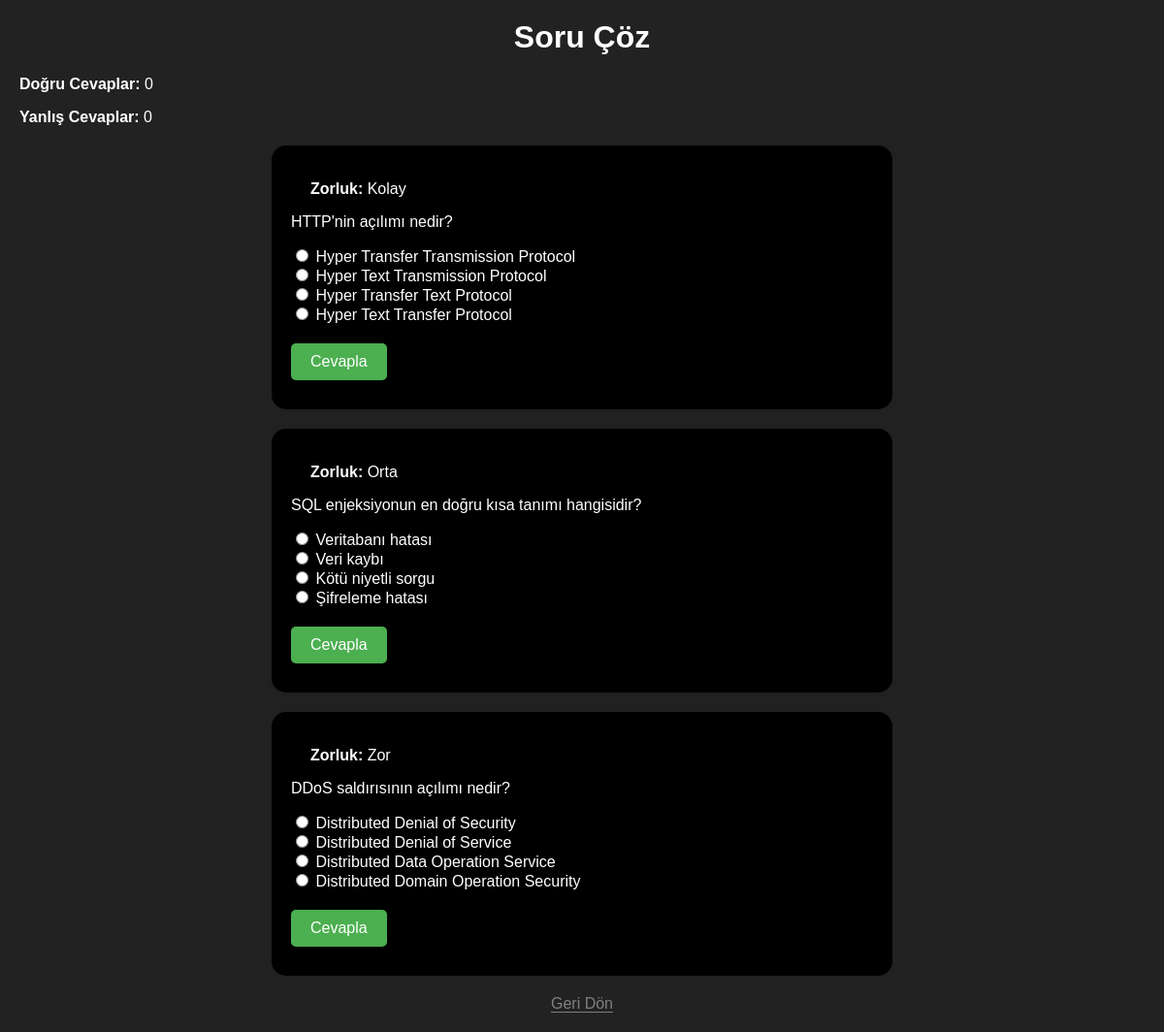
/solve-question.php (signed in), run on the app's committed database.
### tables this page shows
CREATE TABLE "kullanicilar" (
	"id"	INTEGER,
	"kullaniciAdi"	TEXT UNIQUE,
	"parola"	TEXT,
	"rol"	TEXT,
	"dogru"	INTEGER DEFAULT 0,
	"yanlis"	INTEGER DEFAULT 0,
	"skor"	INTEGER DEFAULT 0,
	PRIMARY KEY("id" AUTOINCREMENT)
);

CREATE TABLE "sorular" (
	"id"	INTEGER,
	"soru"	TEXT NOT NULL,
	"secenek_A"	TEXT NOT NULL,
	"secenek_B"	TEXT NOT NULL,
	"secenek_C"	TEXT NOT NULL,
	"secenek_D"	TEXT NOT NULL,
	"cevap"	TEXT NOT NULL,
	"zorluk"	TEXT NOT NULL,
	PRIMARY KEY("id" AUTOINCREMENT)
);

### solve-question.php (the view, shortened to what this page needs)
<?php
include 'db.php';
$user_id = $_SESSION['user_id'];
$stmt = $db->prepare("SELECT dogru, yanlis FROM kullanicilar WHERE id = :user_id");
$stmt->bindParam(':user_id', $user_id, PDO::PARAM_INT);
$stmt->execute();
$user_stats = $stmt->fetch(PDO::FETCH_ASSOC);
$correct_count = $user_stats['dogru'];
$incorrect_count = $user_stats['yanlis'];
$query = "SELECT * FROM sorular WHERE id NOT IN (SELECT soru_id FROM cozumler WHERE kullanici_id = :user_id)";
$stmt = $db->prepare($query);
$stmt->bindParam(':user_id', $user_id, PDO::PARAM_INT);
$stmt->execute();
$sorular = $stmt->fetchAll(PDO::FETCH_ASSOC);
?>
<!DOCTYPE html>
<html lang="en">
<head>
    <link rel="stylesheet" href="css/solve-question.css" />
</head>
<body>
    <h1 class="topTitle">Soru Çöz</h1>
    <div class="status">
        <p><strong>Doğru Cevaplar:</strong> <?php echo htmlspecialchars($correct_count); ?></p>
        <p><strong>Yanlış Cevaplar:</strong> <?php echo htmlspecialchars($incorrect_count); ?></p>
    </div>
    <?php if (empty($sorular)): ?>
        <div class="solvedBox">
            <p>Çözülmemiş soru yok.</p>
        </div>
    <?php else: ?>
        <?php foreach ($sorular as $soru): ?>
            <div class="questBox">
                <p><strong>Zorluk:</strong> <?php echo htmlspecialchars($soru['zorluk']); ?></p>
                <p><?php echo htmlspecialchars($soru['soru']); ?></p>
                <form method="POST" action="">
                    <div class="options">
                        <div>
                            <input type="radio" id="A_<?php echo htmlspecialchars($soru['id']); ?>" name="cevap" value="A" />
                            <label for="A_<?php echo htmlspecialchars($soru['id']); ?>"><?php echo htmlspecialchars($soru['secenek_A']); ?></label>
                        </div>
                        <div>
                            <input type="radio" id="B_<?php echo htmlspecialchars($soru['id']); ?>" name="cevap" value="B" />
                            <label for="B_<?php echo htmlspecialchars($soru['id']); ?>"><?php echo htmlspecialchars($soru['secenek_B']); ?></label>
                        </div>
                        <div>
                            <input type="radio" id="C_<?php echo htmlspecialchars($soru['id']); ?>" name="cevap" value="C" />
                            <label for="C_<?php echo htmlspecialchars($soru['id']); ?>"><?php echo htmlspecialchars($soru['secenek_C']); ?></label>
                        </div>
                        <div>
                            <input type="radio" id="D_<?php echo htmlspecialchars($soru['id']); ?>" name="cevap" value="D" />
                            <label for="D_<?php echo htmlspecialchars($soru['id']); ?>"><?php echo htmlspecialchars($soru['secenek_D']); ?></label>
                        </div>
                    </div>
                    <button type="submit" class="submitBtn">Cevapla</button>
                </form>
            </div>
        <?php endforeach; ?>
    <?php endif; ?>
    <a href="index.php" class="exitLink"><p class="exitTxt">Geri Dön</p></a>
</body>
</html>

### css/solve-question.css (style rules this page uses)
body { font-family: "Poppins", sans-serif; margin: 0; padding: 0; background-color: #222222; color: white; }
.topTitle { text-align: center; margin-top: 20px; }
.questBox { background: black; border-radius: 15px; box-shadow: 0 0 10px rgba(0, 0, 0, 0.1); margin: 20px auto; padding: 20px; width: 50%; }
.options { margin: 10px 0; }
.submitBtn { background-color: #4caf50; border: none; color: white; padding: 10px 20px; text-align: center; text-decoration: none; display: inline-block; font-size: 16px; margin: 10px 0; cursor: pointer; border-radius: 5px; transition: 0.3s; }
.exitLink { display: block; text-align: center; margin: 20px 0; text-decoration: none; padding: 0; }
.exitTxt { color: gray; text-decoration: underline; text-underline-offset: 3px; cursor: pointer; margin-top: 20px; font-size: 16px; }
strong { margin-left: 20px; }

### data on the page
kullanicilar: dogru "0", yanlis "0"
sorular: zorluk "Kolay", soru "HTTP'nin açılımı nedir?", secenek_A "Hyper Transfer Transmission Protocol", secenek_B "Hyper Text Transmission Protocol", secenek_C "Hyper Transfer Text Protocol", secenek_D "Hyper Text Transfer Protocol"
sorular: zorluk "Orta", soru "SQL enjeksiyonun en doğru kısa tanımı hangisidir?", secenek_A "Veritabanı hatası", secenek_B "Veri kaybı", secenek_C "Kötü niyetli sorgu", secenek_D "Şifreleme hatası"
sorular: zorluk "Zor", soru "DDoS saldırısının açılımı nedir?", secenek_A "Distributed Denial of Security", secenek_B "Distributed Denial of Service", secenek_C "Distributed Data Operation Service", secenek_D "Distributed Domain Operation Security"
